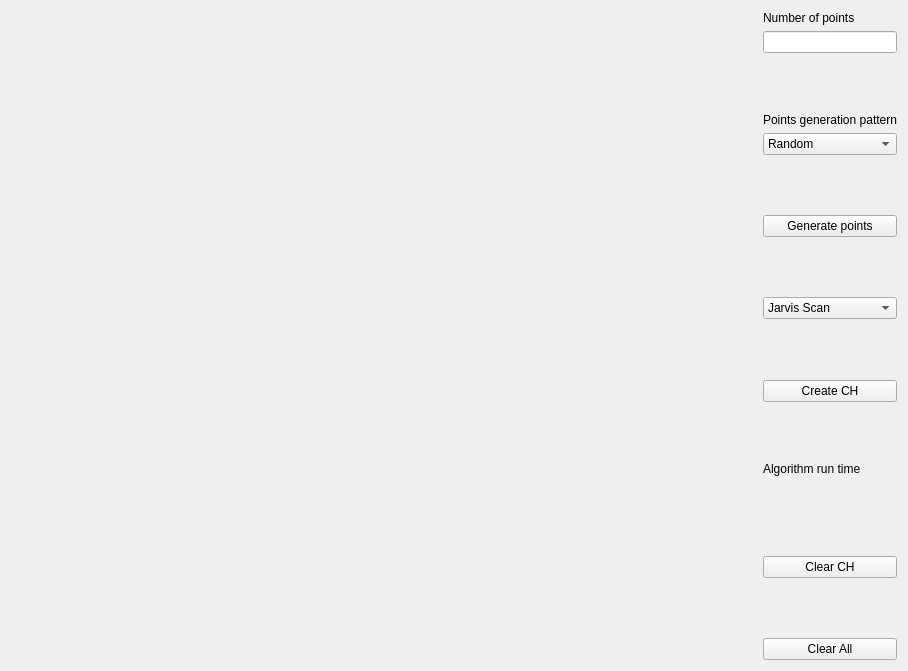
<?xml version="1.0" encoding="UTF-8"?>
<ui version="4.0">
 <class>Widget</class>
 <widget class="QWidget" name="Widget">
  <property name="geometry">
   <rect>
    <x>0</x>
    <y>0</y>
    <width>908</width>
    <height>671</height>
   </rect>
  </property>
  <property name="sizePolicy">
   <sizepolicy hsizetype="Fixed" vsizetype="Minimum">
    <horstretch>1</horstretch>
    <verstretch>0</verstretch>
   </sizepolicy>
  </property>
  <property name="minimumSize">
   <size>
    <width>0</width>
    <height>0</height>
   </size>
  </property>
  <property name="windowTitle">
   <string>Widget</string>
  </property>
  <layout class="QHBoxLayout" name="horizontalLayout">
   <item>
    <widget class="Draw" name="Canvas" native="true">
     <property name="sizePolicy">
      <sizepolicy hsizetype="Preferred" vsizetype="Preferred">
       <horstretch>1</horstretch>
       <verstretch>0</verstretch>
      </sizepolicy>
     </property>
    </widget>
   </item>
   <item>
    <layout class="QVBoxLayout" name="verticalLayout">
     <item>
      <widget class="QLabel" name="label">
       <property name="text">
        <string>Number of points</string>
       </property>
      </widget>
     </item>
     <item>
      <widget class="QLineEdit" name="lineEdit"/>
     </item>
     <item>
      <spacer name="verticalSpacer_6">
       <property name="orientation">
        <enum>Qt::Vertical</enum>
       </property>
       <property name="sizeHint" stdset="0">
        <size>
         <width>20</width>
         <height>40</height>
        </size>
       </property>
      </spacer>
     </item>
     <item>
      <widget class="QLabel" name="label_2">
       <property name="text">
        <string>Points generation pattern</string>
       </property>
      </widget>
     </item>
     <item>
      <widget class="QComboBox" name="comboBox_2">
       <item>
        <property name="text">
         <string>Random</string>
        </property>
       </item>
       <item>
        <property name="text">
         <string>Grid</string>
        </property>
       </item>
       <item>
        <property name="text">
         <string>Circle</string>
        </property>
       </item>
      </widget>
     </item>
     <item>
      <spacer name="verticalSpacer_5">
       <property name="orientation">
        <enum>Qt::Vertical</enum>
       </property>
       <property name="sizeHint" stdset="0">
        <size>
         <width>20</width>
         <height>40</height>
        </size>
       </property>
      </spacer>
     </item>
     <item>
      <widget class="QPushButton" name="generatePoints">
       <property name="text">
        <string>Generate points</string>
       </property>
      </widget>
     </item>
     <item>
      <spacer name="verticalSpacer">
       <property name="orientation">
        <enum>Qt::Vertical</enum>
       </property>
       <property name="sizeHint" stdset="0">
        <size>
         <width>20</width>
         <height>40</height>
        </size>
       </property>
      </spacer>
     </item>
     <item>
      <widget class="QComboBox" name="comboBox">
       <item>
        <property name="text">
         <string>Jarvis Scan</string>
        </property>
       </item>
       <item>
        <property name="text">
         <string>QHull</string>
        </property>
       </item>
       <item>
        <property name="text">
         <string>Sweep Line</string>
        </property>
       </item>
       <item>
        <property name="text">
         <string>Graham Scan</string>
        </property>
       </item>
      </widget>
     </item>
     <item>
      <spacer name="verticalSpacer_4">
       <property name="orientation">
        <enum>Qt::Vertical</enum>
       </property>
       <property name="sizeHint" stdset="0">
        <size>
         <width>20</width>
         <height>40</height>
        </size>
       </property>
      </spacer>
     </item>
     <item>
      <widget class="QPushButton" name="pushButton">
       <property name="text">
        <string>Create CH</string>
       </property>
      </widget>
     </item>
     <item>
      <spacer name="verticalSpacer_7">
       <property name="orientation">
        <enum>Qt::Vertical</enum>
       </property>
       <property name="sizeHint" stdset="0">
        <size>
         <width>20</width>
         <height>40</height>
        </size>
       </property>
      </spacer>
     </item>
     <item>
      <widget class="QLabel" name="label_3">
       <property name="text">
        <string>Algorithm run time</string>
       </property>
      </widget>
     </item>
     <item>
      <widget class="QLabel" name="label_4">
       <property name="text">
        <string/>
       </property>
      </widget>
     </item>
     <item>
      <spacer name="verticalSpacer_2">
       <property name="orientation">
        <enum>Qt::Vertical</enum>
       </property>
       <property name="sizeHint" stdset="0">
        <size>
         <width>20</width>
         <height>40</height>
        </size>
       </property>
      </spacer>
     </item>
     <item>
      <widget class="QPushButton" name="pushButton_2">
       <property name="text">
        <string>Clear CH</string>
       </property>
      </widget>
     </item>
     <item>
      <spacer name="verticalSpacer_3">
       <property name="orientation">
        <enum>Qt::Vertical</enum>
       </property>
       <property name="sizeHint" stdset="0">
        <size>
         <width>20</width>
         <height>40</height>
        </size>
       </property>
      </spacer>
     </item>
     <item>
      <widget class="QPushButton" name="pushButton_3">
       <property name="text">
        <string>Clear All</string>
       </property>
      </widget>
     </item>
    </layout>
   </item>
  </layout>
 </widget>
 <customwidgets>
  <customwidget>
   <class>Draw</class>
   <extends>QWidget</extends>
   <header location="global">draw.h</header>
   <container>1</container>
  </customwidget>
 </customwidgets>
 <resources/>
 <connections/>
</ui>
